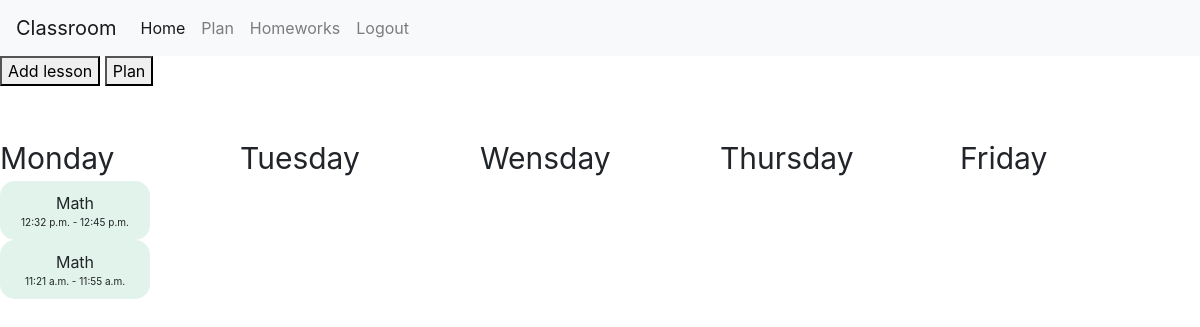
The page /plan (signed in) on the database as committed earlier.
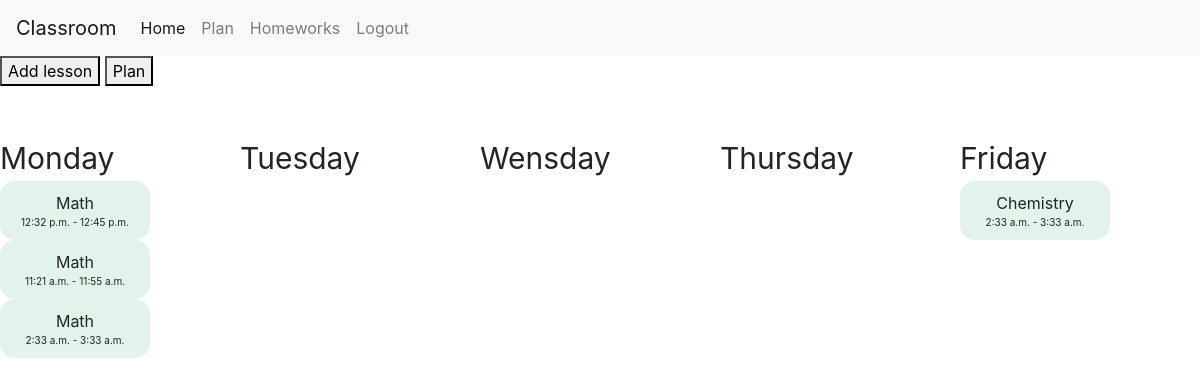
The same page on the database as committed later.
### classroom/models.py (models this page shows)
class Lesson(models.Model):
    subject = models.CharField(max_length=300, choices=SUBJECT_CHOICES)
    day = models.CharField(max_length=3, choices=DAY_CHOICES)
    time_start = models.TimeField()
    time_end = models.TimeField()
    teacher = models.ForeignKey(User, on_delete=models.CASCADE, related_name="teacher_lessons")
    group = models.ForeignKey(Class, on_delete=models.CASCADE, related_name="class_lessons")

### classroom/views.py (the view)
# urls.py: path("plan", views.plan_view, name="plan"),
@login_required
def plan_view(request):
    user = request.user
    if request.method == "POST":
        teacher_id = request.POST['teacher']
        group_id = request.POST['class']
        day = request.POST['day']
        time_start = request.POST['start_time']
        time_end = request.POST['end_time']
        teacher = User.objects.get(pk=teacher_id)
        group = Class.objects.get(pk=group_id)
        class_lessons = group.class_lessons.all().filter(day=day)
        teacher_lessons = teacher.teacher_lessons.filter(day=day)
        for lesson in class_lessons:
            if check_time(time_start, time_end, lesson.time_start, lesson.time_end)==False:
                return render(request, "classroom/plan.html", {
                    "message": "Time conflict"
                })
        for lesson in teacher_lessons:
            if check_time(time_start, time_end, lesson.time_start, lesson.time_end)==False:
                return render(request, "classroom/plan.html", {
                    "message": "Time conflict"
                })
        if time_start>time_end:
            return render(request, "classroom/plan.html", {
                "message": "Invalid time"
            })
        subject = request.POST['subject']
        lesson = Lesson.objects.create(subject=subject, day=day, time_start=time_start, time_end=time_end, teacher=teacher, group=group)
        lesson.save()
        return render(request, "classroom/plan.html", {
            "message": "Lesson created"
        })
    else:
        if user.type == "SU":
            user_per = False
            group = user.group
            lessons = group.class_lessons.all()
        else:
            user_per = True
            lessons = user.teacher_lessons.all()
        school = user.school
        grups = school.classes.all()
        teachers = User.objects.filter(type="ST", school=school)
        return render(request, "classroom/plan.html",{
            "subjects": SUBJECT_CHOICES,
            "perrmision": user_per,
            "teachers": teachers,
            "days": DAY_CHOICES,
            "classes": grups,
            "lessons": lessons
        })

### classroom/templates/classroom/plan.html (shortened to what this page needs)
{% extends "classroom/layout.html" %}
{% load static %}
{%block body%}
    {% if perrmision == True %}
    <button id="add_button">Add lesson</button>
    <button id="plan_button">Plan</button>
    {%endif%}
    <div id="plan_view">
        <div class="plan_div">
            <div class="flex_child">
                <div class="day">Monday</div>
                {%for lesson in lessons%}
                    {%if lesson.day == "MON"%}
                    <div class="lesson_div">
                        <div class="subject">{{lesson.get_subject_display}}</div>
                        <div class="time_lesson">{{lesson.time_start}} - {{lesson.time_end}}</div>
                    </div>
                    {%endif%}
                {%endfor%}
            </div>
            <div class="flex_child">
                <div class="day">Tuesday</div>
            </div>
            <div class="flex_child">
                <div class="day">Wensday</div>
            </div>
            <div class="flex_child">
                <div class="day">Thursday</div>
            </div>
            <div class="flex_child">
                <div class="day">Friday</div>
                {%for lesson in lessons%}
                    {%if lesson.day == "FRI"%}
                    <div class="lesson_div">
                        <div class="subject">{{lesson.get_subject_display}}</div>
                        <div class="time_lesson">{{lesson.time_start}} - {{lesson.time_end}}</div>
                    </div>
                    {%endif%}
                {%endfor%}
            </div>
        </div>
    </div>
{%endblock%}

Rows that differ between the two databases and show on the page:
added Lesson: subject "Math", time_start "2:33 a.m.", time_end "3:33 a.m."
added Lesson: subject "Chemistry", time_start "2:33 a.m.", time_end "3:33 a.m."
